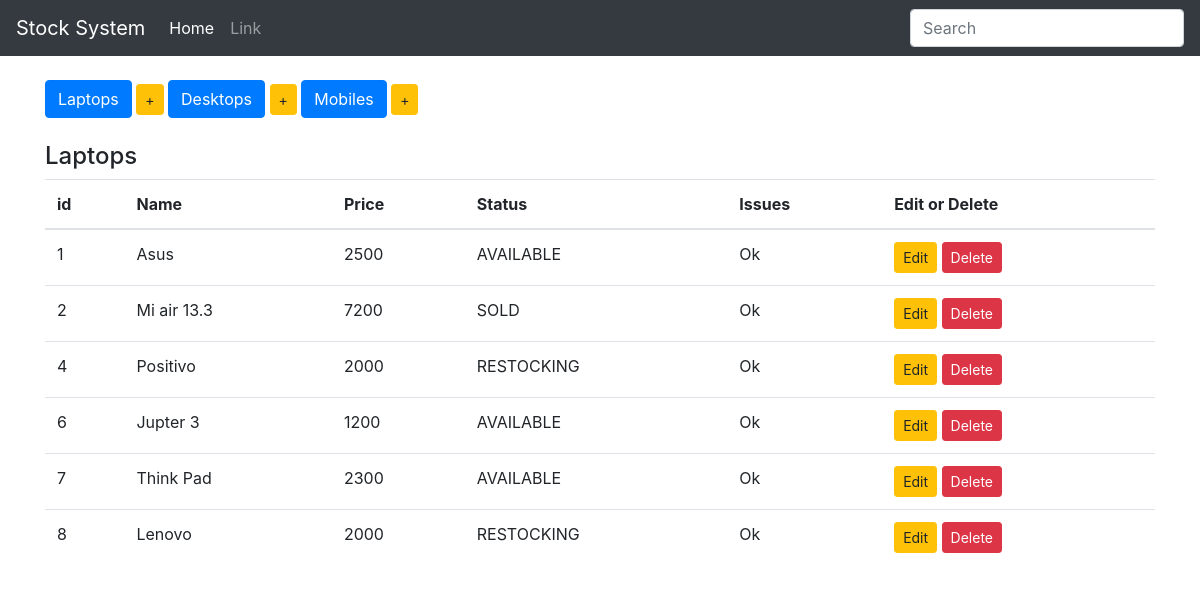
/show_laptops, run on an earlier commit of the app's database.
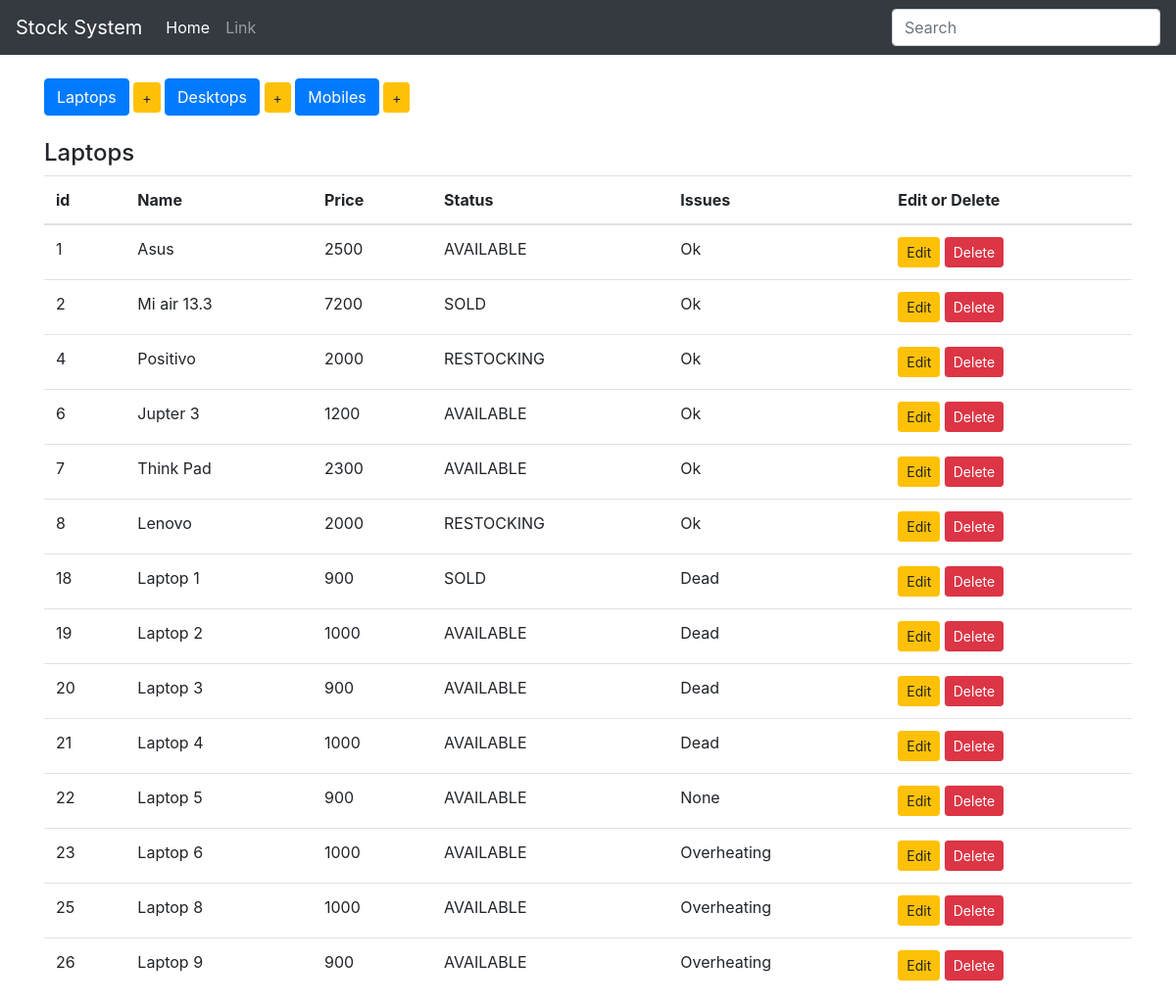
And on a later commit of the database.
### StockApp/models.py (models this page shows, shortened)
class Product(models.Model):
    name = models.CharField(max_length=100, blank=False)
    price = models.IntegerField()
    choices = (
        ('AVAILABLE', 'Ready to Purchase'),
        ('SOLD', 'Item Sold'),
        ('RESTOCKING', 'Under Restocking')
    )
    status = models.CharField(max_length=10, choices=choices, default='AVAILABLE')
    issues = models.CharField(max_length=100, default='Ok')
    class Meta:
        abstract = True

class Laptop(Product):
    pass

### StockApp/views.py (the view)
# urls.py: url(r'^show_laptops$', show_laptops, name='show_laptops'),
def show_laptops(request):
    items = Laptop.objects.all()
    context = {
        'items': items,
        'header': 'Laptops'
    }
    return render(request, 'index.html', context)

### StockApp/templates/index.html
{% extends 'base.html' %}
{% block body %}
    <br>
    <div class="button-group">
        <a href="{% url 'show_laptops' %}" class="btn btn-primary btn-md" role="button"> Laptops</a>
        <a href="{% url 'add_laptop' %}" class="btn btn-warning btn-sm" role="button"> +</a>
        <a href="{% url 'show_desktops' %}" class="btn btn-primary btn-md" role="button"> Desktops</a>
        <a href="{% url 'add_desktop' %}" class="btn btn-warning btn-sm" role="button"> +</a>
        <a href="{% url 'show_mobiles' %}" class="btn btn-primary btn-md" role="button"> Mobiles</a>
        <a href="{% url 'add_mobile' %}" class="btn btn-warning btn-sm" role="button"> +</a>
    </div>
    <br>
    <h4>{{ header }}</h4>
    <table class="table table-hover">
        <thead>
        <tr>
            <th>id</th>
            <th>Name</th>
            <th>Price</th>
            <th>Status</th>
            <th>Issues</th>
            <th>Edit or Delete</th>
        </tr>
        </thead>
        <tbody>
        {% for item in items %}
            <tr>
                <td>{{ item.pk }}</td>
                <td>{{ item.name }}</td>
                <td>{{ item.price }}</td>
                <td>{{ item.status }}</td>
                <td>{{ item.issues }}</td>
                {% if header|lower == "laptops" %}
                    <td>
                        <a href="{% url 'edit_laptop' item.pk %}" class="btn btn-warning btn-sm" role="button">Edit</a>
                        <a href="{% url 'delete_laptop' item.pk %}" class="btn btn-danger btn-sm"
                           role="button">Delete</a>
                    </td>
                {% elif header|lower == "desktops" %}
                    <td>
                        <a href="{% url 'edit_desktop' item.pk %}" class="btn btn-warning btn-sm" role="button">Edit</a>
                        <a href="{% url 'delete_desktop' item.pk %}" class="btn btn-danger btn-sm"
                           role="button">Delete</a>
                    </td>
                {% else %}
                    <td>
                        <a href="{% url 'edit_mobile' item.pk %}" class="btn btn-warning btn-sm" role="button">Edit</a>
                        <a href="{% url 'delete_mobile' item.pk %}" class="btn btn-danger btn-sm"
                           role="button">Delete</a>
                    </td>
                {% endif %}
            </tr>
        {% endfor %}
        </tbody>
    </table>
{% endblock %}

### StockApp/templates/base.html (shortened to what this page needs)
{% load static %}
<!DOCTYPE html>
<html lang="en">
<head>
</head>
<link rel="stylesheet" href="{% static '/css/style.css' %}">
<link rel="stylesheet" href="{% static '/css/bootstrap.min.css' %}">
<body>
<nav class="navbar navbar-expand navbar-dark bg-dark">
    <a class="navbar-brand" href="#">Stock System</a>
    <div class="collapse navbar-collapse" id="navbarsExample02">
        <ul class="navbar-nav mr-auto">
            <li class="nav-item active">
                <a class="nav-link" href="{% url 'index' %}">Home <span class="sr-only">(current)</span></a>
            </li>
            <li class="nav-item">
                <a class="nav-link" href="#">Link</a>
            </li>
        </ul>
        <form class="form-inline my-2 my-md-0">
            <input class="form-control" type="text" placeholder="Search">
        </form>
    </div>
</nav>
<div class="container">
    {% block body %}
    {% endblock %}
</div>
</body>
</html>

What changed in the data, as far as the page shows it:
added Laptop: pk "18", name "Laptop 1", price "900", status "SOLD", issues "Dead"
added Laptop: pk "19", name "Laptop 2", price "1000", status "AVAILABLE", issues "Dead"
added Laptop: pk "20", name "Laptop 3", price "900", status "AVAILABLE", issues "Dead"
added Laptop: pk "21", name "Laptop 4", price "1000", status "AVAILABLE", issues "Dead"
added Laptop: pk "22", name "Laptop 5", price "900", status "AVAILABLE", issues "None"
added Laptop: pk "23", name "Laptop 6", price "1000", status "AVAILABLE", issues "Overheating"
added Laptop: pk "25", name "Laptop 8", price "1000", status "AVAILABLE", issues "Overheating"
added Laptop: pk "26", name "Laptop 9", price "900", status "AVAILABLE", issues "Overheating"
